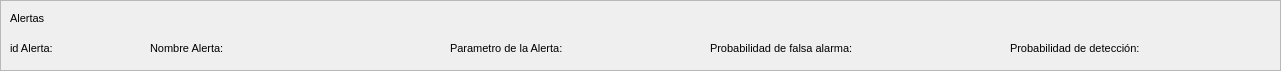
   <widget class="QFrame" name="Alertas">
    <property name="geometry">
     <rect>
      <x>10</x>
      <y>9</y>
      <width>1281</width>
      <height>71</height>
     </rect>
    </property>
    <property name="frameShape">
     <enum>QFrame::StyledPanel</enum>
    </property>
    <property name="frameShadow">
     <enum>QFrame::Raised</enum>
    </property>
    <widget class="QLabel" name="label">
     <property name="geometry">
      <rect>
       <x>10</x>
       <y>10</y>
       <width>67</width>
       <height>17</height>
      </rect>
     </property>
     <property name="font">
      <font>
       <pointsize>8</pointsize>
       <weight>50</weight>
       <italic>false</italic>
       <bold>false</bold>
      </font>
     </property>
     <property name="text">
      <string>Alertas</string>
     </property>
    </widget>
    <widget class="QLabel" name="label_2">
     <property name="geometry">
      <rect>
       <x>10</x>
       <y>40</y>
       <width>67</width>
       <height>17</height>
      </rect>
     </property>
     <property name="font">
      <font>
       <pointsize>8</pointsize>
       <weight>50</weight>
       <italic>false</italic>
       <bold>false</bold>
      </font>
     </property>
     <property name="text">
      <string>id Alerta:</string>
     </property>
     <property name="textFormat">
      <enum>Qt::AutoText</enum>
     </property>
    </widget>
    <widget class="QLabel" name="label_3">
     <property name="geometry">
      <rect>
       <x>150</x>
       <y>40</y>
       <width>111</width>
       <height>17</height>
      </rect>
     </property>
     <property name="font">
      <font>
       <pointsize>8</pointsize>
       <weight>50</weight>
       <italic>false</italic>
       <bold>false</bold>
      </font>
     </property>
     <property name="text">
      <string>Nombre Alerta:</string>
     </property>
    </widget>
    <widget class="QLabel" name="label_4">
     <property name="geometry">
      <rect>
       <x>450</x>
       <y>40</y>
       <width>171</width>
       <height>17</height>
      </rect>
     </property>
     <property name="font">
      <font>
       <pointsize>8</pointsize>
       <weight>50</weight>
       <italic>false</italic>
       <bold>false</bold>
      </font>
     </property>
     <property name="text">
      <string>Parametro de la Alerta:</string>
     </property>
    </widget>
    <widget class="QLabel" name="label_5">
     <property name="geometry">
      <rect>
       <x>710</x>
       <y>40</y>
       <width>201</width>
       <height>17</height>
      </rect>
     </property>
     <property name="font">
      <font>
       <pointsize>8</pointsize>
       <weight>50</weight>
       <italic>false</italic>
       <bold>false</bold>
      </font>
     </property>
     <property name="text">
      <string>Probabilidad de falsa alarma:</string>
     </property>
    </widget>
    <widget class="QLabel" name="label_6">
     <property name="geometry">
      <rect>
       <x>1010</x>
       <y>40</y>
       <width>191</width>
       <height>17</height>
      </rect>
     </property>
     <property name="font">
      <font>
       <pointsize>8</pointsize>
       <weight>50</weight>
       <italic>false</italic>
       <bold>false</bold>
      </font>
     </property>
     <property name="text">
      <string>Probabilidad de detección:</string>
     </property>
    </widget>
    <widget class="QLabel" name="Alert">
     <property name="geometry">
      <rect>
       <x>60</x>
       <y>10</y>
       <width>981</width>
       <height>21</height>
      </rect>
     </property>
     <property name="text">
      <string>&lt;html&gt;&lt;head/&gt;&lt;body&gt;&lt;p&gt;&lt;br/&gt;&lt;/p&gt;&lt;/body&gt;&lt;/html&gt;</string>
     </property>
    </widget>
   </widget>
